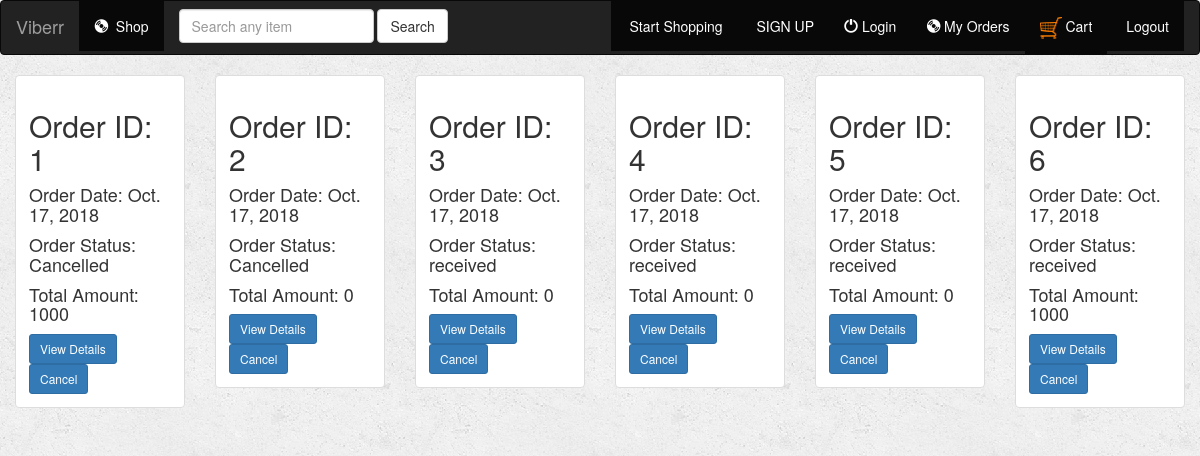
The page /shop/myorders (signed in) on the database its author committed.
### shop/models.py (models this page shows, shortened)
class order(models.Model):
    order_no=models.AutoField(primary_key=True)
    order_status=(
        ('Received','Received'),
        ('Shipped','Shipped'),
        ('Cancelled','Cancelled'),
        ('Delivered','Delivered'),
        )
    cart=models.ForeignKey(Cart,on_delete=models.CASCADE,null=True)
    date=models.DateField("Order Date")
    amount=models.IntegerField("Amount")
    status=models.CharField(max_length=20,choices=order_status)

### shop/views.py (the view)
# urls.py: path('myorders',views.myorders.as_view(),name='myorders'),
class myorders(ListView):
	def get_queryset(self):
		cart=get_object_or_404(Cart,user=self.request.user)
		orders=order.objects.filter(cart=cart)
		return orders
	template_name='myorders.html'

### templates/myorders.html (shortened to what this page needs)
{% extends 'base.html' %}
{% load staticfiles %}
{% block body %}
<div class="albums-container container-fluid">
	<div class="row">
		{% for order in object_list %}
		<div class="col-sm-4 col-lg-2">
			<div class="thumbnail">
				<div class="caption">
					<h2>Order ID: {{order.order_no}}</h2>
					<h4>Order Date: {{order.date}}</h4>
					<h4>Order Status: {{order.status}}</h4>
					<h4>Total Amount: {{order.amount}} </h4>
					<a href="{% url 'orderdetails' order.order_no %}" class="btn btn-primary btn-sm" role="button">View Details</a>
					<a href="{% url 'cancelorder' order.order_no %}" class="btn btn-primary btn-sm" role="button">Cancel</a>
				</div>
			</div>
		</div>
		{% endfor %}
	</div>
</div>
{% endblock %}

### templates/base.html (shortened to what this page needs)
<!DOCTYPE html>
<html>
<head>
	{% load staticfiles %}
	<link rel="stylesheet" href="https://maxcdn.bootstrapcdn.com/bootstrap/3.3.6/css/bootstrap.min.css">
</head>
<body style="background-image: url({% static 'shop/images/background.png' %})">
<nav class="navbar navbar-inverse">
	<div class="container-fluid">
		<div class="navbar-header">
			<a class="navbar-brand" href="{% url 'index' %}">Viberr</a>
		</div>
		<div class="collapse navbar-collapse" id="topNavBar">
			<ul class="nav navbar-nav">
				<li class="active">
					<a href="{% url 'itemslist' %}">
						<span class="glyphicon glyphicon-cd" aria-hidden="true"></span>&nbsp;
						Shop
					</a>
				</li>
			</ul>
			<form class="navbar-form navbar-left" role="search" method="get" action="{% url 'search' %}">
				<div class="form-group">
					<input type="text" class="form-control " name="q" value="" placeholder="Search any item">
				</div>
				<button type="submit" class="btn btn-default">Search</button>
			</form>
			<ul class="nav navbar-nav navbar-right">
				<li class="active">
					<a href="{% url 'itemslist' %}">
						&nbsp;Start Shopping
					</a>
				</li>
				<li class="active">
					<a href="{% url 'registration' %}">
						&nbsp;SIGN UP
					</a>
				</li>
				<li class="active">
					<a href="{% url 'login' %}">
						<span class="glyphicon glyphicon-off" aria-hidden="true"></span>&nbsp;Login
					</a>
				</li>
				<li class="active">
					<a href="{% url 'myorders' %}">
						<span class="glyphicon glyphicon-cd" aria-hidden="true"></span>&nbsp;My Orders
					</a>
				</li>
				<li class="active">
					<a href="{% url 'mycart' %}">
						<img src="{% static 'shop/images/cart.png' %}" height="22" width="22" >&nbsp;Cart
					</a>
				</li>
				<li class="active">
					<a href="{% url 'logout' %}">
						&nbsp;Logout
					</a>
				</li>
			</ul>
		</div>
	</div>
</nav>
{% block body %}
{% endblock %}
</body>
</html>

### rows shown on the page
order: order_no "1", date "Oct. 17, 2018", status "Cancelled", amount "1000"
order: order_no "2", date "Oct. 17, 2018", status "Cancelled", amount "0"
order: order_no "3", date "Oct. 17, 2018", status "received", amount "0"
order: order_no "4", date "Oct. 17, 2018", status "received", amount "0"
order: order_no "5", date "Oct. 17, 2018", status "received", amount "0"
order: order_no "6", date "Oct. 17, 2018", status "received", amount "1000"
